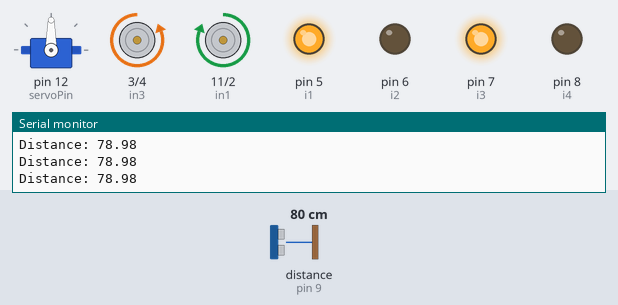
Bench run of a sketch on a simulated Arduino Uno, built with avr-gcc and run on an emulated ATmega328P. Parts: servo, motor-driver pin pairs drawn as motors (green arrow = first pin HIGH = forward, orange = second pin HIGH = backward, longer = more drive), output pins drawn as LEDs (lit = HIGH), the last lines printed to the serial monitor. Wiring (inferred from the names in the program): ultrasonic range finder: trigger pin 10; echo pin 9. The test bench sets the inputs (shaded band); at power-on: distance to the obstacle (sensor on pin 9) 80 cm. The echo pulse lasts 58.3 µs per cm; pins used as bus, display or sensor lines are not drawn.

Above: at 1.2 s.
1.3 s: distance to the obstacle (sensor on pin 9) set to 23 cm
2.8 s: distance to the obstacle (sensor on pin 9) set to 18 cm
At 3.6 s:
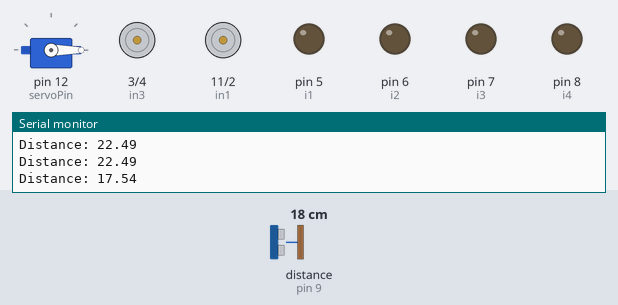
At 5.3 s:
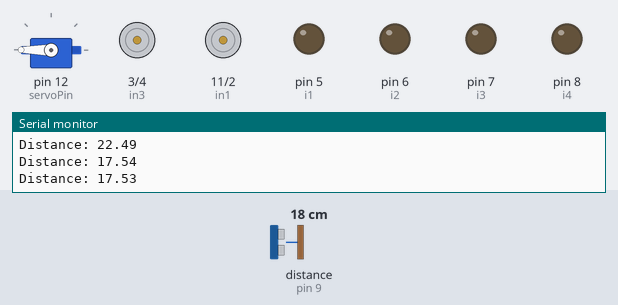
5.8 s: distance to the obstacle (sensor on pin 9) set to 60 cm
7.6 s: distance to the obstacle (sensor on pin 9) set to 2 cm
At 9.4 s:
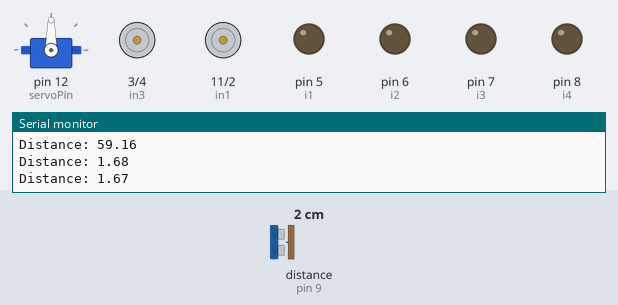
10.6 s: distance to the obstacle (sensor on pin 9) set to 250 cm
Timing chart, 0 to 13.4 s (numbered marks = the images above; inputs shaded):
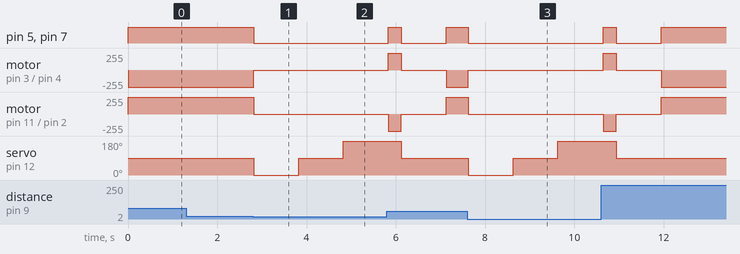

Measured:
- the behaviour switches between 21 and 20 cm on distance to the obstacle (sensor on pin 9) (found by bisection; images 0 and 1)
- after the input at 2.8 s, pin 5 (i1), pin 7 (i3): HIGH → LOW at once; motor on pin 3 (in3) / pin 4 (in4): backward 255/255 → stopped at once; motor on pin 11 (in1) / pin 2 (in2): forward 255/255 → stopped at once; servo on pin 12 (servoPin): 90° → 0° at once, → 90° 1.0 s later, → 180° 1.0 s later
- after the input at 7.6 s, pin 5 (i1), pin 7 (i3): HIGH → LOW at once; motor on pin 3 (in3) / pin 4 (in4): backward 255/255 → stopped at once; motor on pin 11 (in1) / pin 2 (in2): forward 255/255 → stopped at once; servo on pin 12 (servoPin): 90° → 0° at once, → 90° 1.0 s later, → 180° 1.0 s later

The sketch:

robot_final.ino
```cpp
#include <Servo.h>
int servoPin = 12;
int in1=11;
int in2=2;
int in3=3;
int in4=4;

int i1=5;
int i2=6;
int i3=7;
int i4=8;
float duration;
float distance;
const int trigpin=10;
const int echopin=9;
Servo Servo1;
void setup() {
     Servo1.attach(servoPin);
     Servo1.write(90);
  pinMode(in1,OUTPUT);
    pinMode(in2,OUTPUT);
pinMode(in3,OUTPUT);
  pinMode(in4,OUTPUT);

  pinMode(i1,OUTPUT);
  pinMode(i2,OUTPUT);
  pinMode(i3,OUTPUT);
  pinMode(i4,OUTPUT);
   pinMode(trigpin, OUTPUT);
  pinMode(echopin, INPUT);
    Serial.begin(9600);
  digitalWrite(in1,LOW);
  digitalWrite(in2,LOW);
  digitalWrite(in3,LOW);
  digitalWrite(in4,LOW);

  digitalWrite(i1,LOW);
  digitalWrite(i3,LOW);
  digitalWrite(i3,LOW);
  digitalWrite(i4,LOW);


}

void loop() {
  snsr();
  if(distance<=20)
  {
  stp();
  servo1();
  if(distance<=20)
  {
    servo2();
    servo();
    if (distance<=20)
    {
      back();
    }
  }
}
forward();
}
void snsr()
{
  digitalWrite(trigpin, LOW);
  delayMicroseconds(2);
  // Sets the trigPin on HIGH state for 10 micro seconds
  digitalWrite(trigpin, HIGH);
  delayMicroseconds(10);
  digitalWrite(trigpin, LOW);
  // Reads the echoPin, returns the sound wave travel time in microseconds
  duration = pulseIn(echopin, HIGH);
  // Calculating the distance
  distance = duration * 0.034 / 2;
  // Prints the distance on the Serial Monitor
  Serial.print("Distance: ");
  Serial.println(distance);


}
void servo1()
{
  Servo1.write(0);
   delay(1000);

   digitalWrite(trigpin, LOW);
  delayMicroseconds(2);
  // Sets the trigPin on HIGH state for 10 micro seconds
  digitalWrite(trigpin, HIGH);
  delayMicroseconds(10);
  digitalWrite(trigpin, LOW);
  // Reads the echoPin, returns the sound wave travel time in microseconds
  duration = pulseIn(echopin, HIGH);
  // Calculating the distance
  distance = duration * 0.034 / 2;
  // Prints the distance on the Serial Monitor
  Serial.print("Distance: ");
  Serial.println(distance);
   // Make servo go to 90 degrees


   Servo1.write(90);
   delay(1000);

   if (distance>= 20)
    {
digitalWrite(in1,HIGH);
digitalWrite(in2,LOW);
digitalWrite(in4,HIGH);
digitalWrite(in3,LOW);

digitalWrite(i1,LOW);
digitalWrite(i2,HIGH);
digitalWrite(i3,LOW);
digitalWrite(i4,HIGH);
      delay(300);

  digitalWrite(in1,LOW);
  digitalWrite(in2,LOW);
  digitalWrite(in3,LOW);
  digitalWrite(in4,LOW);

  digitalWrite(i1,LOW);
  digitalWrite(i3,LOW);
  digitalWrite(i3,LOW);
  digitalWrite(i4,LOW);
    }
}
void servo2()
{
  Servo1.write(180);
   delay(1000);

   digitalWrite(trigpin, LOW);
  delayMicroseconds(2);
  // Sets the trigPin on HIGH state for 10 micro seconds
  digitalWrite(trigpin, HIGH);
  delayMicroseconds(10);
  digitalWrite(trigpin, LOW);
  // Reads the echoPin, returns the sound wave travel time in microseconds
  duration = pulseIn(echopin, HIGH);
  // Calculating the distance
  distance = duration * 0.034 / 2;
  // Prints the distance on the Serial Monitor
  Serial.print("Distance: ");
  Serial.println(distance);


    if (distance>=20)
    {
digitalWrite(in1,LOW);
digitalWrite(in2,HIGH);
digitalWrite(in4,LOW);
digitalWrite(in3,HIGH);

digitalWrite(i1,HIGH);
digitalWrite(i2,LOW);
digitalWrite(i3,HIGH);
digitalWrite(i4,LOW);
      delay(300);

  digitalWrite(in1,LOW);
  digitalWrite(in2,LOW);
  digitalWrite(in3,LOW);
  digitalWrite(in4,LOW);

  digitalWrite(i1,LOW);
  digitalWrite(i3,LOW);
  digitalWrite(i3,LOW);
  digitalWrite(i4,LOW);
    }
}

void servo()
{
  Servo1.write(90);
  delay(1000);
}

void stp()
{
  digitalWrite(in1,LOW);
  digitalWrite(in2,LOW);
  digitalWrite(in3,LOW);
  digitalWrite(in4,LOW);

  digitalWrite(i1,LOW);
  digitalWrite(i3,LOW);
  digitalWrite(i3,LOW);
  digitalWrite(i4,LOW);
}
void forward()
{
digitalWrite(in1,HIGH);
digitalWrite(in2,LOW);
digitalWrite(in4,HIGH);
digitalWrite(in3,LOW);

digitalWrite(i1,HIGH);
digitalWrite(i2,LOW);
digitalWrite(i3,HIGH);
digitalWrite(i4,LOW);
}
void back()
{
  digitalWrite(in1,LOW);
digitalWrite(in2,HIGH);
digitalWrite(in4,LOW);
digitalWrite(in3,HIGH);

digitalWrite(i1,HIGH);
digitalWrite(i2,LOW);
digitalWrite(i3,HIGH);
digitalWrite(i4,LOW);
      delay(570);
}
```
